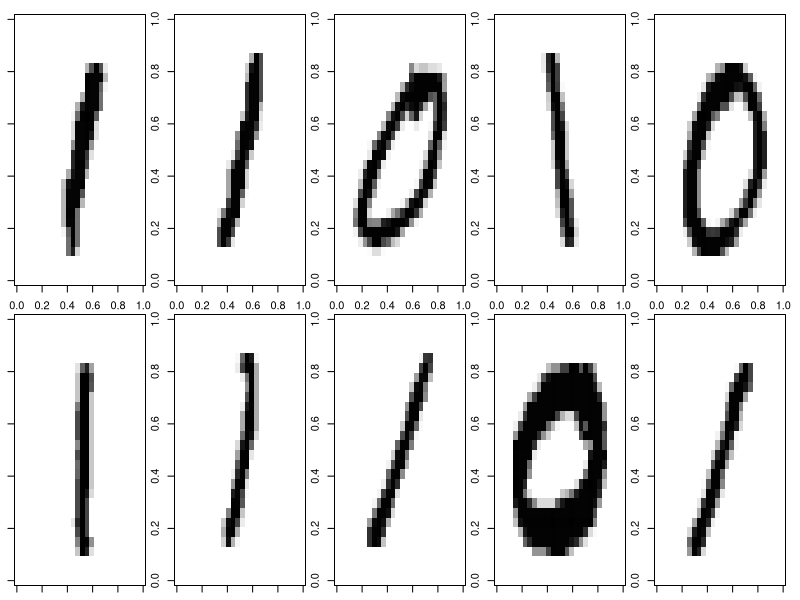
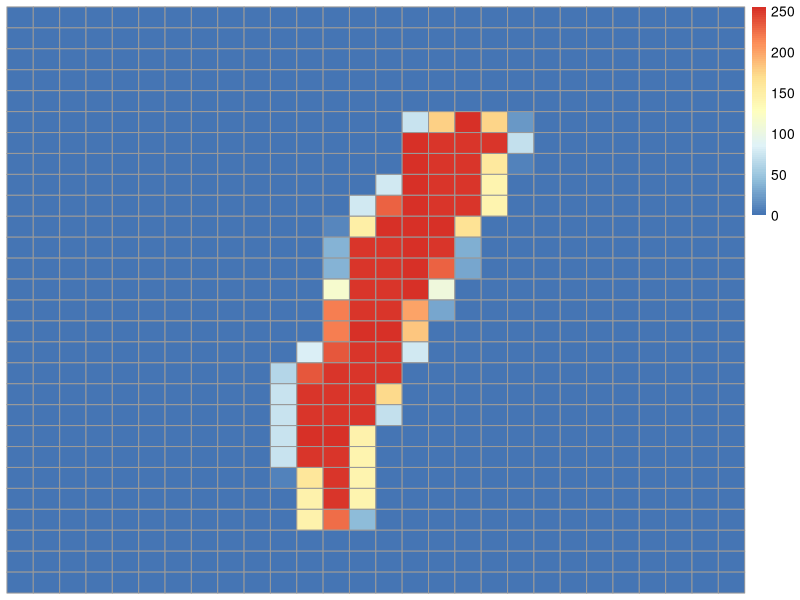
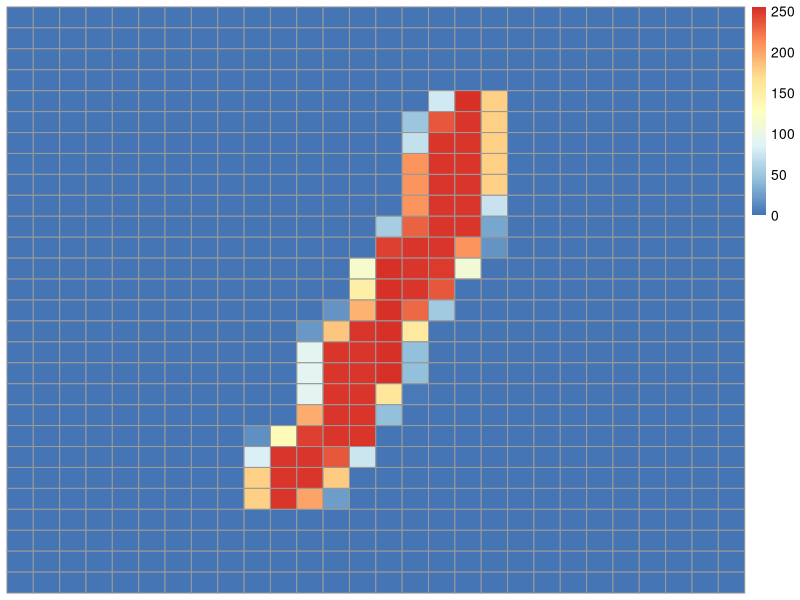
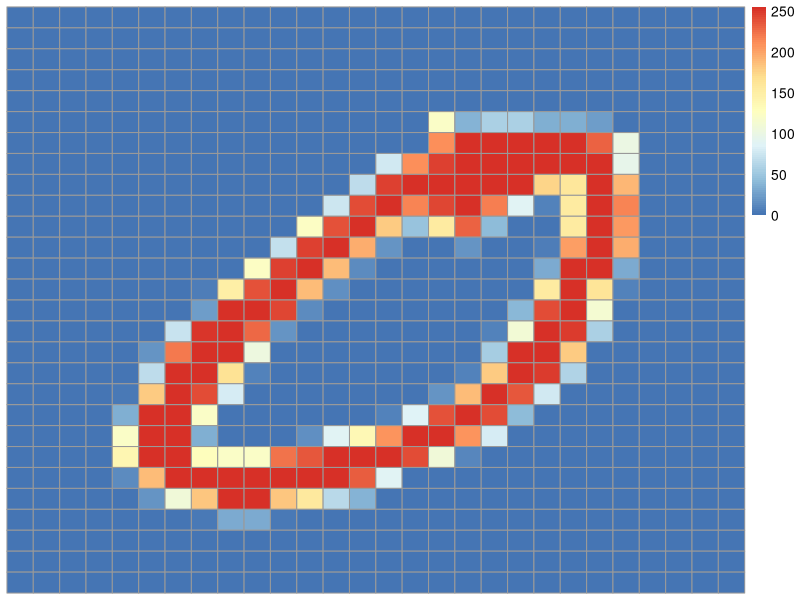
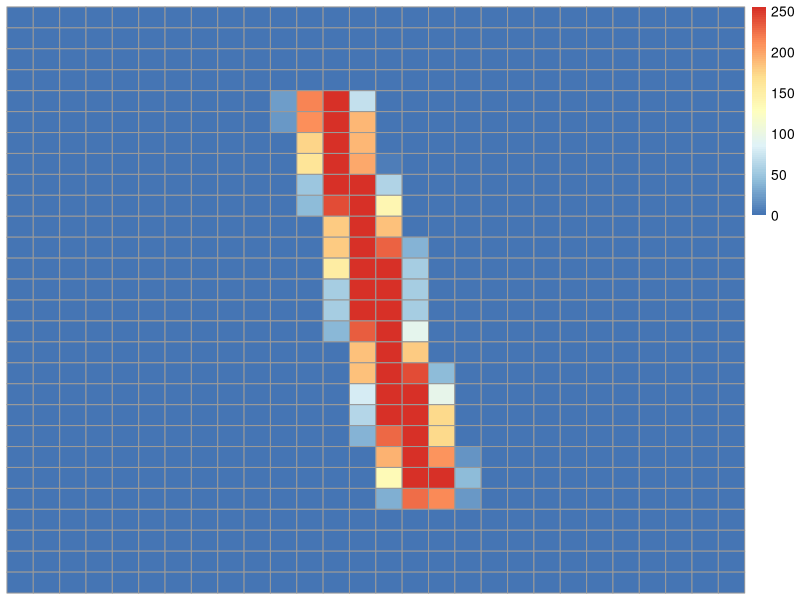
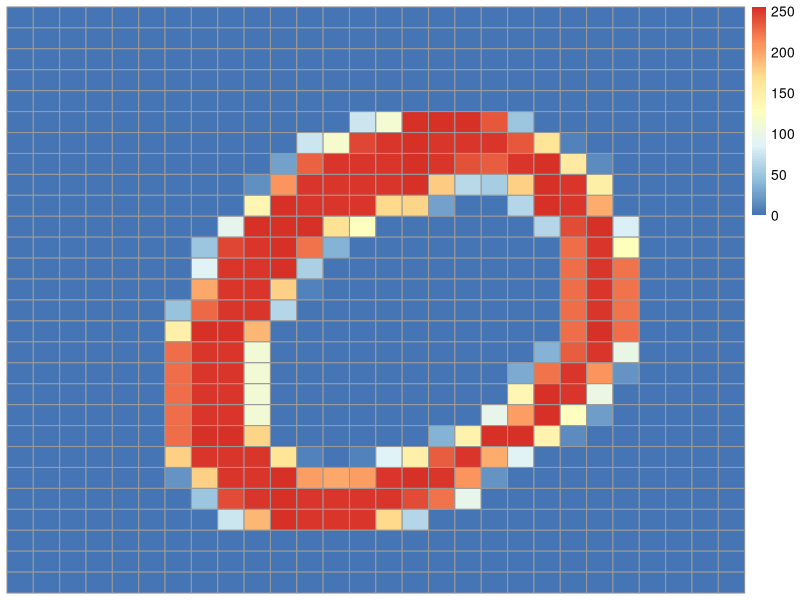
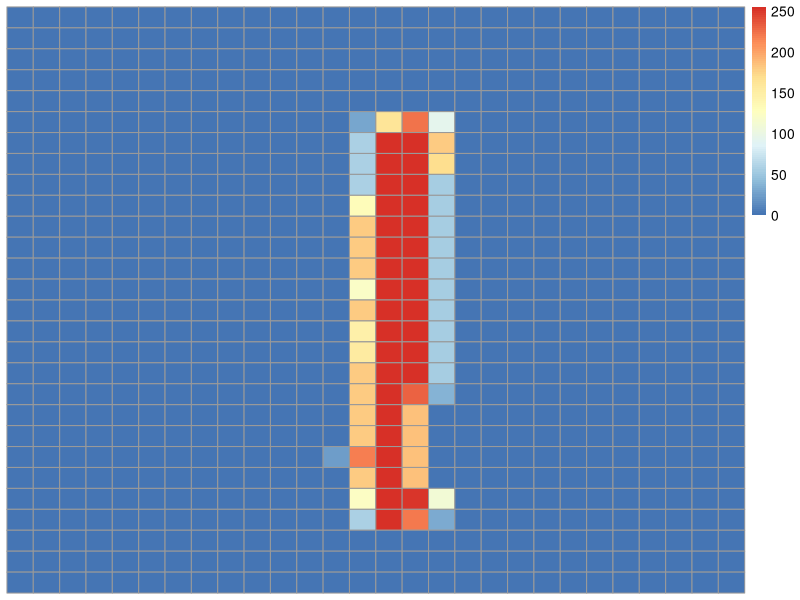
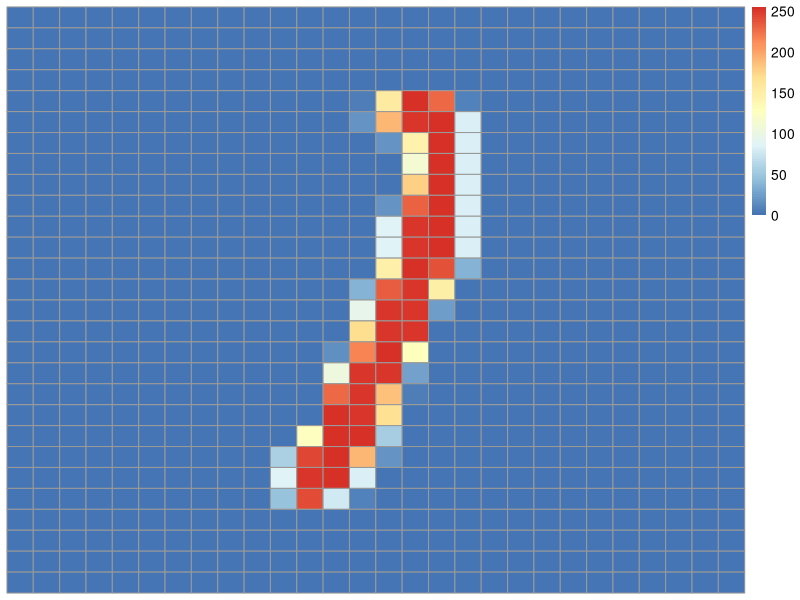

Generate these figures, in order, with R:
numbrid=read.csv("./data/numbrid.csv")

#Visualiseeri näiteid nii nullide kui ka ühtede seast.
#Näpunäited:
#Abiks on ette antud funktsioon plot_digit, mille argumendiks sobib andmestiku
#üks rida (NB! ilma viimase veeruta)
#Alamjooniste tegemisel on kasuks käsk par(mfrow = c(mitu_rida, mitu_veergu))
#Ääriseid saad muuta par(mar = c(bottom, left, top, right))

plot_digit = function(digit, ...){
    cols = grey(seq(1, 0, length = 256))
    image(t(matrix(as.numeric(digit), nrow=28, ncol=28)[28:1, ]), col = cols, ...)
}

par(mfrow=c(2, 5), mar=c(1, 1, 1, 1) + 0.1)

for (i in 1:10) {
    plot_digit(numbrid[i,])
}


# Pärast taasta esialgsed graafilised parameetrid
par(mfrow=c(1, 1), mar=c(5, 4, 4, 2) + 0.1)

#Tutvu ka paketi pheatmap funktsionaalsusega ja visualiseeri nulle ja ühtesid. 
#Abiks on ette antud funktsioon plot_digit_pheatmap.
#Näiteks nullide korral võiksid joonised välja näha umbes järgnevad. (Aga 
#joonise mitmeks jagamine mfrow abil ei tööta siin. Raportisse saad väiksemad 
#pildid, kui muudad koodiploki sätteid fig.width, fig.height.)
library(pheatmap)
plot_digit_pheatmap = function(digit){
    mat = matrix(as.numeric(digit), nrow=28, ncol=28)
    pheatmap(mat, cluster_cols=FALSE, cluster_rows=FALSE)
}

#siin ei saa mitut pilti ühele joonisele
for (i in 1:10) {
    plot_digit_pheatmap(numbrid[i,])
}

#sorteerin nii, et nullid üleval ja 1 all
numbrid_sort <- numbrid[order(numbrid$label),] 

#Visualiseeri kogu andmestikku kasutadaes pheatmap funktsiooni. Kasuta argumente 
#cluster_rows=FALSE, cluster_cols=FALSE. Abiks on 
pheatmap(numbrid_sort, cluster_rows=FALSE, cluster_cols=FALSE)

#Tee andmestikul PCA (kontrolli, et oled eelnevalt andmestikust eemaldanud 
#tunnuse label). PCA tegemiseks kasuta funktsiooni prcomp
pca = prcomp(numbrid[, -785])
#Küsimus: Eelmisel korral vaatasid videot, kus näidati, et vahel on andmestiku 
#“efektiivne dimensionaalsus” väiksem kui tunnuste arv. Milline on sinu arvates 
#andmestiku “efektiivne dimensionaalsus” praegusel juhul?
summary(pca)

#Tee hajuvusdiagramm PC1 vs PC2. Seejärel märgi joonisele, millised punktid 
#kujutavad numbrit 0 ja millised numbrit 1 (võid kasutada värvi või argumenti 
#pch).
pc1 = pca$x[, 1]
pc2 = pca$x[, 2]
plot(pc1, pc2, pch=16, col=as.factor(numbrid$label))
#Küsimus: Mida võiks selle joonise põhjal tähistada PC1?
#numbrit 0 ja 1

#Visualiseeri PCA kaalusid.
pca_rotate=pca$rotation
plot_digit_pheatmap(pca_rotate[,1])

#Küsimus: Millistel pikslitel on absoluutväärtuselt suured kaalud? Interpreteeri 
#selle abil PC1 tähendust (milliste pikslite intensiivsus peab olema suur ja 
#milliste pikslite intensiivsus madal, et PC1 väärtus oleks võimalikult suur).

#Tee nüüd PCA andmestikul, mis koosneb ainult nullidest. Lisaks tee 
#hajuvusdiagramm PC1 vs PC2.

numbrid_null=subset(numbrid, label==0)
pca_null = prcomp(numbrid_null[, -785])
pc1_null = pca_null$x[, 1]
pc2_null = pca_null$x[, 2]
plot(pc1_null, pc2_null, pch=16, col=as.factor(numbrid_null$label))

#Küsimus: Kas oskad selle joonise põhjal tõlgendada peakomponente PC1 ja PC2?
# rida1_null=numbrid_null[1,]
# rida2_null=numbrid_null[2,]
# 
# plot_digit_pheatmap(rida1_null)
# plot_digit_pheatmap(rida2_null)

#Vali üheksa numbrit tasandi erinevatest nurkadest ja visualiseeri neid 
#funktsiooni plot_digit abil. (Järgmisel joonisel on tähistatud punasena 25 
#punkti tasandi erinevatest nurkadest. Paremal pool on näidatud number 3 jaoks 
#võimalik tulemus. Sinul piisab võtta analoogilisest võrestikust 9 punktikest ja
#visualiseerida neid numbreid.)
#Näpunäide: Kasuks võib tulla funktsioon identify, mis aitab joonisele vajutades 
#leida lähimad punktid. Uuri mida teeb järgmine koodiblokk:

x = c(1,2,3)
y = c(2,5,3)
plot(x, y)
identify(c(1,2,3), c(2,5,3), n=1)
# kliki joonisel ja jälgi konsooli
#minu kood
identify(pc1_null, pc2_null, n=9)
#numbrid mis märkisin 353 452 522 588 653 782 806 866 931
arvud=c(353, 452, 522, 588, 653, 782, 806, 866, 931)

#plotime
par(mfrow=c(3, 3), mar=c(1, 1, 1, 1) + 0.1)

for (i in 1:length(arvud)) {
    plot_digit(numbrid_null[i,])
}

# Pärast taasta esialgsed graafilised parameetrid
par(mfrow=c(1, 1), mar=c(5, 4, 4, 2) + 0.1)

#Küsimus: Kuidas tõlgendad selle joonise põhjal peakomponente PC1 ja PC2?

#Punktikeste asemel visualiseeri numbreid. 

#Näpunäited:
#Toimi sarnaselt nagu NBA joonise tegemisel.Kõigepealt joonista tühi aken.
#for tsükli abil lisa numbrid. Sul ei ole vaja joonistada kõiki numbreid, 
#sest numbrid võivad kattuda. Võid joonistada näiteks 500 numbrit. Kui numbrid 
#tulevad liiga väikesed, siis muuda argumenti scale. Siin oleme ette andnud 
#täiendatud plot_digit funktsiooni, mis muudab valge läbipaistvaks (mis on 
#kasulik, kui numbrid joonistuvad üksteise peale).
plot_digit = function(digit, x=NA, y=NA, scale=1, add=FALSE, transparency=FALSE, ...){
    if(is.na(x)){
        x = 0
    }
    if(is.na(y)){
        y = 0
    }
    
    x_id = seq(x, x + scale, length=28)
    y_id = seq(y, y + scale, length=28)
    
    if(transparency==TRUE){
        tmp = as.character(round(seq(0, 0.99, length=256)*100))
        tmp[nchar(tmp) == 1] = paste("0", tmp[nchar(tmp) == 1], sep="")
        cols = colorRampPalette(c("#FFFFFF", "#000000"))(256)
        cols = paste(cols, tmp, sep="")
    }
    else{
        cols = grey(seq(1, 0, length = 256))
    }
    
    image(x_id, y_id, t(matrix(as.numeric(digit), nrow=28, ncol=28)[28:1, ]),
          col = cols, axes=F, asp=1, add=add, ...)
}

#plotime nullid
plot(0, 0, type = "n", xlim=c(-1500, 1500), ylim=c(-1500, 1000), asp=1)

for(i in 1:500){
    x = pc1_null[i] 
    y = pc2_null[i] 
    
    plot_digit(numbrid_null[i, -785], x, y, scale=100, add=TRUE, transparency = T)
}

#Tee samasugune joonis nagu eelmises punktis esialgse nullide ja ühtede
#andmestiku peal.
plot(0, 0, type = "n", xlim=c(-1500, 1500), ylim=c(-1500, 1000), asp=1)

for(i in 1:500){
    x = pc1[i] 
    y = pc2[i] 
    
    plot_digit(numbrid[i, -785], x, y, scale=100, add=TRUE, transparency = T)
}

#Boonusülesanne 1 (2 punkti) - implementeeri PCA
#Selle ülesande eesmärk on implementeerida omaenda PCA. Võid kasutada järgnevat 
#pseudokoodi. PCA pseudokood:
#Tsentreeri andmestik (ehk lahuta igast tunnusest tema keskmine).
#Tähistame tsentreeritud andmemaatriksit X (vaatlused ridades, tunnused 
#veergudes).
#võtan irise adnmetest
andmed=iris
andmed=andmed[, -5]

#leiame keskmised
keskmised=list()
for (i in 1:ncol(andmed)) {
    keskmised[i]=mean(as.numeric(andmed[,i]))
}
#lahutame keskmised maha
andmed2=andmed

for(i in 1:ncol(andmed2)) {
    andmed2[,i]=as.numeric(andmed2[,i])-as.numeric(keskmised[i])
}

#Arvuta kovariatsioonimaatriks XTX. (Näpunäide: maatriksite korrutamiseks on 
#R-is operaator %*%, transponeerimiseks funktsioon t().)
matrix_cov=data.matrix(andmed2)%*%data.matrix(t(andmed2))

#Leia kovariatsioonimaatriksi omaväärtused ja omavektorid. (Näpunäide: Abiks on 
#funktsioon eigen)
omavaartused=eigen(matrix_cov)

#Esimese omavektori elemendid on PC1 kordajad, teise omavektori elemendid PC2 
#kordajad jne. Kasuta nüüd neid kordajaid, et leida kõigi andmepunktide jaoks 
#PC1 ja PC2 väärtus. Selleks tuleb vastavad lineaarkombinatsioonid arvutada 
#kõigi X ridade jaoks.
#võtsin aluseks hoopis selle:
#http://www.bioinformaticstutorials.com/?p=124

x <- c(1,3,6,8,9,10,15,12,17)
y <- c(10,14,12,17,19,20,20,24,19)
m <- cbind(x, y)
plot(m, pch=seq(9))

#alguses kasutame prcompi
pca_proc <- prcomp(m)
plot(pca_proc$x, col=seq(9)) #the pca plot
plot(pca_proc) #the proportion of variance capture by each PC

#Now to do PCA manually, first step, center data around zero, then plot results
x1 <- x - mean(x)
y1 <- y - mean(y)
plot(x1, y1, xlim=c(-40, 40), ylim=c(-40, 20))

#Next, calculate the covariance matrix for vectors x1 and y1 and plot the 
#column vectors, these column vectors describe the direction of variability 
#in the data, i.e how similar is cov(x, x) with cov(x, y) and how similar is 
#cov(y, y) with cov(y, x). Note that the covariance of x with itself is the 
#same as the variance of x (i.e. var(x) == cov(x, x)).
m1 <- cbind(x1, y1)
cM <- cov(m1)
lines(x=c(0, cM[1,1]), y=c(0, cM[2,1]), col="blue")
lines(x=c(0, cM[1,2]), y=c(0, cM[2,2]), col="blue")
#As the cov(x, y) can never be greater than cov(x,x), one of the lines plotted 
#above will always be above the diagonal and one will be below, plot 
#the diagonal (i.e. a line through the origin with a slope of 1).
abline(0, 1, col="grey")
#While the vectors we have plotted above describe the direction of the 
#variability in the data, they do not do so in a way that is particularly 
#useful. By finding the eigenvectors of the covariance matrix, we can describe 
#the variability in terms of two orthogonal vectors which capture the direction 
#of variation, instead of the two vectors that we are currently plotting.
eigenVecs <- eigen(cM)$vectors
lines(x=c(0, eigenVecs[1,1]), y=c(0, eigenVecs[2,1]), col="red")
lines(x=c(0, eigenVecs[1,2]), y=c(0, eigenVecs[2,2]), col="red")
#As the eigenvectors are unit vectors (i.e. of length 1) it may be easier to 
#visualize how much each of them influences the data if we multiply them by 
#their corresponding eigenvalues, which represent the proportion of variability 
#explained by each eigenvector.
eVal1 <- eigen(cM)$values[1]
eVal2 <- eigen(cM)$values[2]
lines(x=c(0, eVal1*eigenVecs[1,1]), y=c(0, eVal1*eigenVecs[2,1]), col="red")
lines(x=c(0, eVal2*eigenVecs[1,2]), y=c(0, eVal2*eigenVecs[2,2]), col="red")
#This matrix contains the eigenvectors and we want to display the data in 
#terms of these eigenvectors. In this case we will select both eigenvectors, 
#but on high dimensional datasets, it is normal to chose a subset of 
#eigenvectors.
rowFeatVec <- t(eigenVecs)
rowDataAdj <- t(m1)
#Finally use matrix multiplcation to get the dot product between each 
#eigenvector and each point in the original centered data matrix (m1). This 
#operation describes to what degree each point is influenced by each 
#eigenvector Plot this and that’s the final plot.
#Note, %*% is the matrix multiplication operator in R.
transFData <- rowFeatVec %*% rowDataAdj
finalData <- rowFeatVec %*% rowDataAdj
plot(t(finalData), col=seq(9))
#Finally, to plot the equivalent of the scree plot we made above, simply plot 
#the eigen values.
barplot(eigen(cM)$values)

#Paku välja moodus, kuidas pikslite põhjal eristada numbreid 0 ja 1. Leia mitmel 
#juhul sinu meetod prognoosib õigesti, mitmel juhul valesti ja raporteeri 
#täpsus (õigete klassifitseerimiste arv koguarvust). Võiksid täpsuseks saada 
#vähemalt 90%.
#proovin randomforestit
library(caret)
inTrain <- createDataPartition(y=numbrid$label,
                               p=0.7, list=FALSE)
inTrain.train <- numbrid[inTrain,]
inTrain.test <- numbrid[-inTrain,]
inTrain.train$label=factor(inTrain.train$label)
inTrain.test$label=factor(inTrain.test$label)

library(randomForest)
model2 <- randomForest(factor(label) ~ ., data=inTrain.train, method="class", 
                       do.trace=TRUE)

rfcv(inTrain.train, factor(inTrain.train$label), cv.fold=3)

#ennustame mudeliga
prediction2 <- predict(model2, inTrain.test)
#vaatame tulemust, väga täpne
confusionMatrix(prediction2, factor(inTrain.test$label))

#muidugi on lihtne ka jooniselt vaadata, kus on 
#pc1 järgi jagunemise koht
plot(pc1, pc2, pch=16, col=as.factor(numbrid$label))

#paneme pc1-d ja labelid kokku
ennustus=data.frame(pc1, numbrid$label)
nullid=subset(ennustus, pc1<=300)
sum(nullid$numbrid.label)
#tundub, et 6  1-te on nullide tabelis, väga täpne:
sum(nullid$numbrid.label)/nrow(nullid)*100
#ühed
uhed=subset(ennustus, pc1>300)
sum(uhed$numbrid.label)/nrow(uhed)*100
#vigade arv mõlemas
viga_uhed=nrow(uhed)-sum(uhed$numbrid.label)
viga_nullid=sum(nullid$numbrid.label)
#koguviga
(viga_uhed+viga_nullid)/nrow(numbrid)*100

